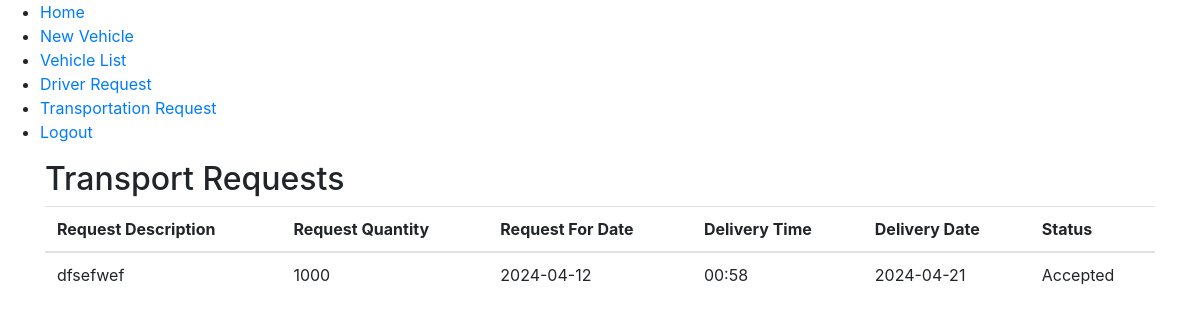
The app's page /Company/TransportationRequest/ (signed in), older data.
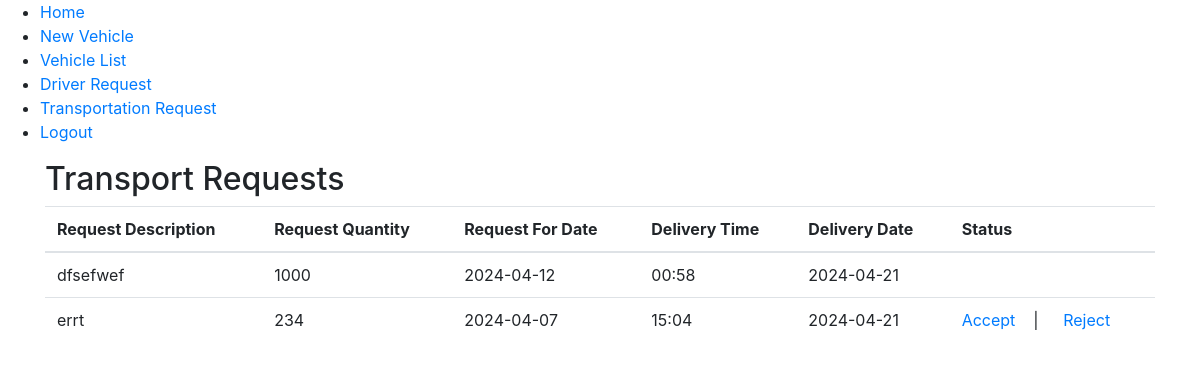
The same page, newer data.
### User/models.py (models this page shows)
class tbl_transport_request(models.Model):
    transport_request_id = models.AutoField(primary_key=True)
    transport_request_description = models.CharField(max_length=50)
    transport_request_date = models.DateField(auto_now_add=True)
    transport_request_qty = models.CharField(max_length=50)
    transport_request_for_date = models.CharField(max_length=50)
    transport_request_status = models.PositiveIntegerField(default=0)
    user_id = models.ForeignKey(tbl_user,on_delete=models.CASCADE)
    from_location_id = models.ForeignKey(tbl_location,on_delete=models.CASCADE,related_name="from_location_id")
    to_location_id = models.ForeignKey(tbl_location,on_delete=models.CASCADE,related_name="to_location_id")
    transport_request_reply = models.CharField(max_length=50, default='0')
    company_id = models.ForeignKey(tbl_company,on_delete=models.CASCADE)
    category_id = models.ForeignKey(tbl_category,on_delete=models.CASCADE)
    delivery_time = models.CharField(max_length=50)
    delivery_date = models.CharField(max_length=50)

### Company/views.py (the view)
# urls.py: path('TransportationRequest/',views.TransportationRequest,name="TransportationRequest"),
def TransportationRequest(request):
    cid = tbl_company.objects.get(company_id=request.session['cid'])
    requestData = tbl_transport_request.objects.filter(company_id=cid)
    return render(request, "Company/ViewRequest.html", {"requestData" : requestData})

### Company/Templates/Company/ViewRequest.html (shortened to what this page needs)
{% extends 'Company/Include.html' %}
{% load static %}
{% block content %}
<!DOCTYPE html>
<html lang="en">
<head>
    <link href="https://stackpath.bootstrapcdn.com/bootstrap/4.5.2/css/bootstrap.min.css" rel="stylesheet">
</head>
<body>
    <div class="container">
        <h2>Transport Requests</h2>
        <table class="table">
            <thead>
                <tr>
                    <th>Request Description</th>
                    <th>Request Quantity</th>
                    <th>Request For Date</th>
                    <th>Delivery Time</th>
                    <th>Delivery Date</th>
                    <th>Status</th>
                </tr>
            </thead>
            <tbody>
                {% for request in requestData %}
                <tr>
                    <td>{{ request.transport_request_description }}</td>
                    <td>{{ request.transport_request_qty }}</td>
                    <td>{{ request.transport_request_for_date }}</td>
                    <td>{{ request.delivery_time }}</td>
                    <td>{{ request.delivery_date }}</td>
                    <td>
                        {% if request.transport_request_status == 0 %}
                            <a href="{% url 'company:TransportationRequestAccept' request.transport_request_id %}" class="card-link">Accept</a> &nbsp;&nbsp;&nbsp;|
                            <a href="{% url 'company:TransportationRequestReject' request.transport_request_id %}" class="card-link">Reject</a>
                        {% elif request.transport_request_status == 1 %}
                            Rejected
                        {% elif request.transport_request_status == 2 %}
                            Accepted
                        {% endif %}
                    </td>
                </tr>
                {% endfor %}
            </tbody>
        </table>
    </div>
</body>
</html>
{% endblock content %}

### Company/Templates/Company/Include.html
{% load static %}
<ul>
  <li>
    <a href="{% url 'company:HomePage' %}">Home</a>
  </li>
  <li>
    <a href="{% url 'company:NewVehicle' %}">New Vehicle</a>
  </li>
  <li>
    <a href="{% url 'company:VehicleList' %}">Vehicle List</a>
  </li>
  <li>
    <a href="{% url 'company:DriverRequest' %}">Driver Request</a>
  </li>
  <li>
    <a href="{% url 'company:TransportationRequest' %}">Transportation Request</a>
  </li>
  <li>
    <a href="{% url 'company:Logout' %}">Logout</a>
  </li>
</ul>
{% block content %}
{% endblock content %}

Row changes from the older to the newer data that the page shows:
changed tbl_transport_request "dfsefwef": no longer shows "Accepted"
added tbl_transport_request: transport_request_description "errt", transport_request_qty "234", transport_request_for_date "2024-04-07", delivery_time "15:04", delivery_date "2024-04-21", transport_request_status "Accept"
